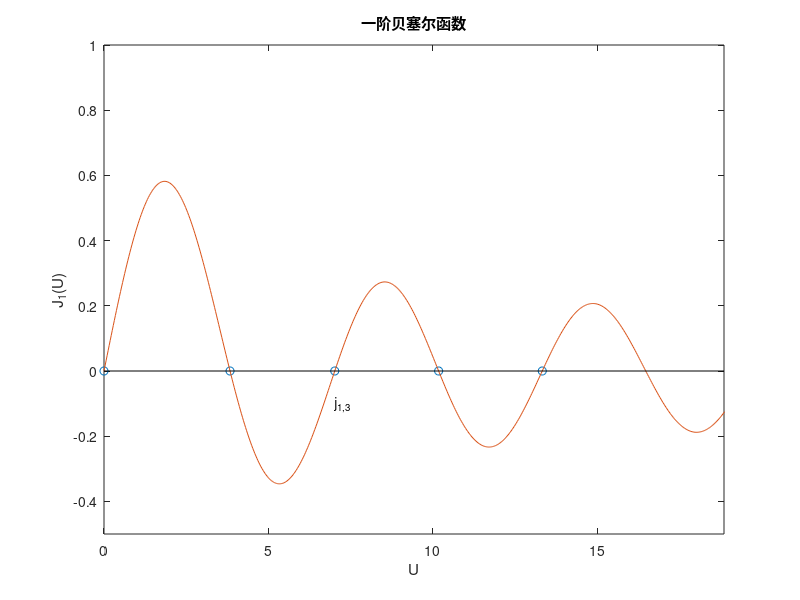

MATLAB code to generate this figure:
%*******************HOMEWORK4*******************
%****************计算光纤EH模的截止频率**********
clear;
close all;

a=10e-6;    %纤芯半径
n1=1.49;    %纤芯折射率
n2=1.489;   %薄层折射率

%**********************数值求解*****************
besselj1=@(x)besselj(1,x);
for n=1:5
    Vc1(n)=fzero(besselj1,[(n-1) n]*pi);    %归一化截止频率
    lambda_cut(n)=2*pi*a*sqrt(n1^2-n2^2)/Vc1(n);    %截止波长
end

%**********bessel函数图和零点********************
x=0:pi/100:10*pi;
y=besselj(1,x);
plot(Vc1,zeros(1,5),'o',x,y)
line([0 6*pi],[0 0],'color','black');
axis([0 6*pi -0.5 1.0]);
xlabel('U');
ylabel('J_1(U)');
title('一阶贝塞尔函数');
text(Vc1(3),-0.1,'j_1_,_3');

Vc1
lambda_cut
